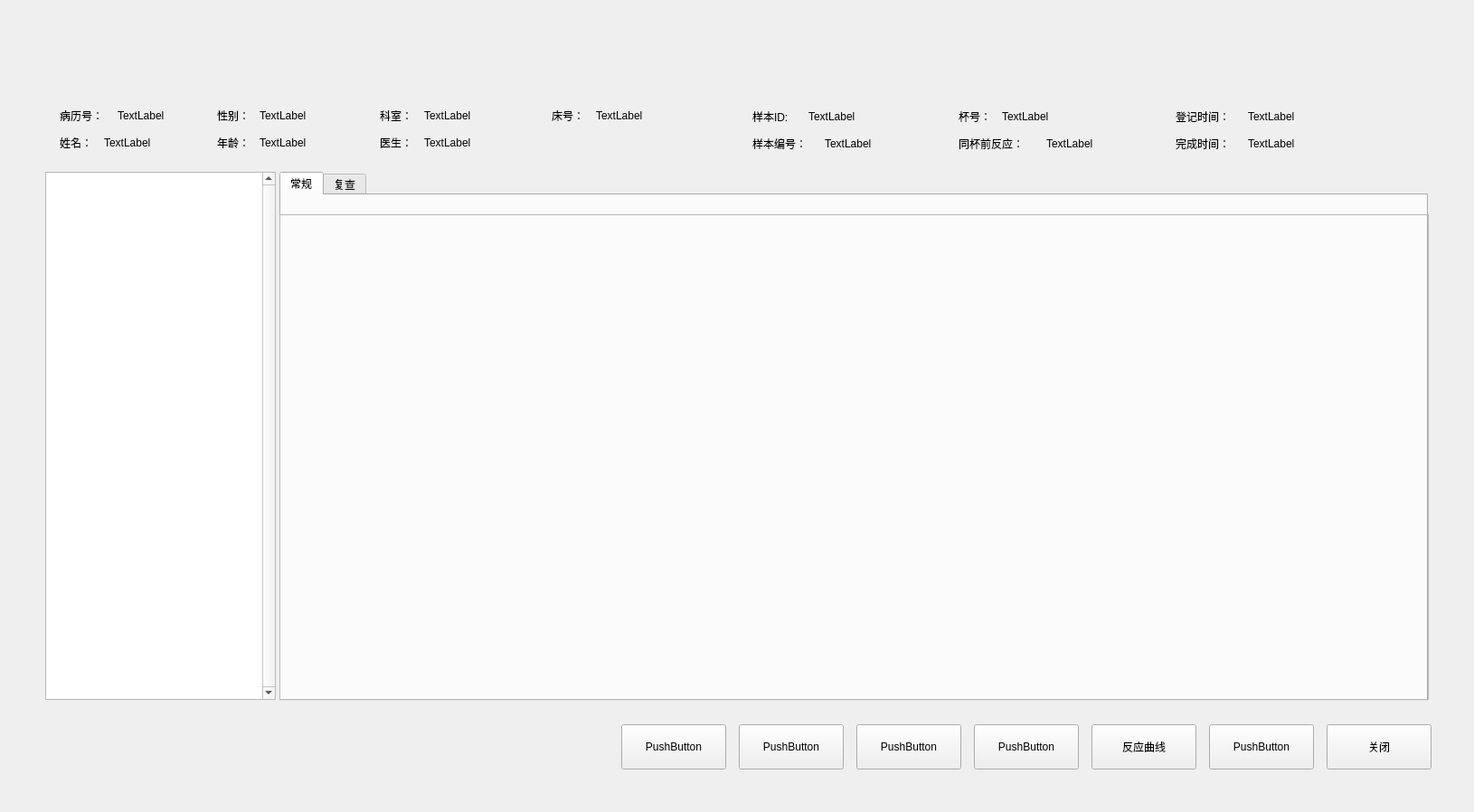
<?xml version="1.0" encoding="UTF-8"?>
<ui version="4.0">
 <class>QAssayResultDetail</class>
 <widget class="BaseDlg" name="QAssayResultDetail">
  <property name="geometry">
   <rect>
    <x>0</x>
    <y>0</y>
    <width>1630</width>
    <height>898</height>
   </rect>
  </property>
  <property name="windowTitle">
   <string>QAssayResultDetail</string>
  </property>
  <widget class="QWidget" name="patientDetial" native="true">
   <property name="geometry">
    <rect>
     <x>50</x>
     <y>100</y>
     <width>763</width>
     <height>86</height>
    </rect>
   </property>
   <property name="bks" stdset="0">
    <string>gray</string>
   </property>
   <property name="borders" stdset="0">
    <string>all</string>
   </property>
   <widget class="QLabel" name="medical_record_label">
    <property name="geometry">
     <rect>
      <x>80</x>
      <y>20</y>
      <width>100</width>
      <height>16</height>
     </rect>
    </property>
    <property name="text">
     <string>TextLabel</string>
    </property>
    <property name="fonts" stdset="0">
     <string>16</string>
    </property>
   </widget>
   <widget class="QLabel" name="gender_label">
    <property name="geometry">
     <rect>
      <x>237</x>
      <y>20</y>
      <width>100</width>
      <height>16</height>
     </rect>
    </property>
    <property name="styleSheet">
     <string notr="true"/>
    </property>
    <property name="text">
     <string>TextLabel</string>
    </property>
    <property name="fonts" stdset="0">
     <string>16</string>
    </property>
   </widget>
   <widget class="QLabel" name="department_label">
    <property name="geometry">
     <rect>
      <x>419</x>
      <y>20</y>
      <width>100</width>
      <height>16</height>
     </rect>
    </property>
    <property name="styleSheet">
     <string notr="true"/>
    </property>
    <property name="text">
     <string>TextLabel</string>
    </property>
    <property name="fonts" stdset="0">
     <string>16</string>
    </property>
   </widget>
   <widget class="QLabel" name="bed_no_label">
    <property name="geometry">
     <rect>
      <x>609</x>
      <y>20</y>
      <width>100</width>
      <height>16</height>
     </rect>
    </property>
    <property name="styleSheet">
     <string notr="true"/>
    </property>
    <property name="text">
     <string>TextLabel</string>
    </property>
    <property name="fonts" stdset="0">
     <string>16</string>
    </property>
   </widget>
   <widget class="QLabel" name="name_label">
    <property name="geometry">
     <rect>
      <x>65</x>
      <y>50</y>
      <width>100</width>
      <height>16</height>
     </rect>
    </property>
    <property name="styleSheet">
     <string notr="true"/>
    </property>
    <property name="text">
     <string>TextLabel</string>
    </property>
    <property name="fonts" stdset="0">
     <string>16</string>
    </property>
   </widget>
   <widget class="QLabel" name="age_label">
    <property name="geometry">
     <rect>
      <x>237</x>
      <y>50</y>
      <width>100</width>
      <height>16</height>
     </rect>
    </property>
    <property name="styleSheet">
     <string notr="true"/>
    </property>
    <property name="text">
     <string>TextLabel</string>
    </property>
    <property name="fonts" stdset="0">
     <string>16</string>
    </property>
   </widget>
   <widget class="QLabel" name="doctor_label">
    <property name="geometry">
     <rect>
      <x>419</x>
      <y>50</y>
      <width>100</width>
      <height>16</height>
     </rect>
    </property>
    <property name="styleSheet">
     <string notr="true"/>
    </property>
    <property name="text">
     <string>TextLabel</string>
    </property>
    <property name="fonts" stdset="0">
     <string>16</string>
    </property>
   </widget>
  </widget>
  <widget class="QWidget" name="widget_2" native="true">
   <property name="geometry">
    <rect>
     <x>817</x>
     <y>100</y>
     <width>763</width>
     <height>86</height>
    </rect>
   </property>
   <property name="bks" stdset="0">
    <string>gray</string>
   </property>
   <property name="borders" stdset="0">
    <string>all</string>
   </property>
   <widget class="QLabel" name="sample_id_label">
    <property name="geometry">
     <rect>
      <x>77</x>
      <y>20</y>
      <width>100</width>
      <height>18</height>
     </rect>
    </property>
    <property name="text">
     <string>TextLabel</string>
    </property>
    <property name="fonts" stdset="0">
     <string>16</string>
    </property>
   </widget>
   <widget class="QLabel" name="tube_no_label">
    <property name="geometry">
     <rect>
      <x>291</x>
      <y>20</y>
      <width>100</width>
      <height>18</height>
     </rect>
    </property>
    <property name="text">
     <string>TextLabel</string>
    </property>
    <property name="fonts" stdset="0">
     <string>16</string>
    </property>
   </widget>
   <widget class="QLabel" name="register_time_label">
    <property name="geometry">
     <rect>
      <x>563</x>
      <y>20</y>
      <width>180</width>
      <height>18</height>
     </rect>
    </property>
    <property name="text">
     <string>TextLabel</string>
    </property>
    <property name="fonts" stdset="0">
     <string>16</string>
    </property>
   </widget>
   <widget class="QLabel" name="sample_barcode_label">
    <property name="geometry">
     <rect>
      <x>95</x>
      <y>50</y>
      <width>100</width>
      <height>18</height>
     </rect>
    </property>
    <property name="text">
     <string>TextLabel</string>
    </property>
    <property name="fonts" stdset="0">
     <string>16</string>
    </property>
   </widget>
   <widget class="QLabel" name="same_reaction_assay_label">
    <property name="geometry">
     <rect>
      <x>340</x>
      <y>50</y>
      <width>100</width>
      <height>18</height>
     </rect>
    </property>
    <property name="styleSheet">
     <string notr="true"/>
    </property>
    <property name="text">
     <string>TextLabel</string>
    </property>
    <property name="fonts" stdset="0">
     <string>16</string>
    </property>
   </widget>
   <widget class="QLabel" name="finished_time_label">
    <property name="geometry">
     <rect>
      <x>563</x>
      <y>50</y>
      <width>100</width>
      <height>18</height>
     </rect>
    </property>
    <property name="styleSheet">
     <string notr="true"/>
    </property>
    <property name="text">
     <string>TextLabel</string>
    </property>
    <property name="fonts" stdset="0">
     <string>16</string>
    </property>
   </widget>
  </widget>
  <widget class="QTableView" name="tableView">
   <property name="geometry">
    <rect>
     <x>50</x>
     <y>190</y>
     <width>255</width>
     <height>584</height>
    </rect>
   </property>
   <property name="verticalScrollBarPolicy">
    <enum>Qt::ScrollBarAlwaysOn</enum>
   </property>
   <property name="showGrid">
    <bool>false</bool>
   </property>
   <attribute name="horizontalHeaderStretchLastSection">
    <bool>true</bool>
   </attribute>
   <attribute name="verticalHeaderDefaultSectionSize">
    <number>45</number>
   </attribute>
  </widget>
  <widget class="QTabWidget" name="tabWidget">
   <property name="geometry">
    <rect>
     <x>309</x>
     <y>190</y>
     <width>1270</width>
     <height>585</height>
    </rect>
   </property>
   <property name="currentIndex">
    <number>0</number>
   </property>
   <property name="tabs" stdset="0">
    <string>sub</string>
   </property>
   <widget class="QResultDataShowWidget" name="regular_page">
    <attribute name="title">
     <string>常规</string>
    </attribute>
   </widget>
   <widget class="QResultDataShowWidget" name="recheck_page">
    <attribute name="title">
     <string>复查</string>
    </attribute>
   </widget>
  </widget>
  <widget class="QPushButton" name="pushButtonN">
   <property name="geometry">
    <rect>
     <x>687</x>
     <y>801</y>
     <width>116</width>
     <height>50</height>
    </rect>
   </property>
   <property name="text">
    <string>PushButton</string>
   </property>
   <property name="buttons" stdset="0">
    <string>btn_dlg</string>
   </property>
  </widget>
  <widget class="QPushButton" name="pushButton_2">
   <property name="geometry">
    <rect>
     <x>817</x>
     <y>801</y>
     <width>116</width>
     <height>50</height>
    </rect>
   </property>
   <property name="text">
    <string>PushButton</string>
   </property>
   <property name="buttons" stdset="0">
    <string>btn_dlg</string>
   </property>
  </widget>
  <widget class="QPushButton" name="pushButton_3">
   <property name="geometry">
    <rect>
     <x>947</x>
     <y>801</y>
     <width>116</width>
     <height>50</height>
    </rect>
   </property>
   <property name="text">
    <string>PushButton</string>
   </property>
   <property name="buttons" stdset="0">
    <string>btn_dlg</string>
   </property>
  </widget>
  <widget class="QPushButton" name="pushButton_4">
   <property name="geometry">
    <rect>
     <x>1077</x>
     <y>801</y>
     <width>116</width>
     <height>50</height>
    </rect>
   </property>
   <property name="text">
    <string>PushButton</string>
   </property>
   <property name="buttons" stdset="0">
    <string>btn_dlg</string>
   </property>
  </widget>
  <widget class="QPushButton" name="pushButton_5">
   <property name="geometry">
    <rect>
     <x>1337</x>
     <y>801</y>
     <width>116</width>
     <height>50</height>
    </rect>
   </property>
   <property name="text">
    <string>PushButton</string>
   </property>
   <property name="buttons" stdset="0">
    <string>btn_dlg</string>
   </property>
  </widget>
  <widget class="QPushButton" name="reaction_curve_btn">
   <property name="geometry">
    <rect>
     <x>1207</x>
     <y>801</y>
     <width>116</width>
     <height>50</height>
    </rect>
   </property>
   <property name="text">
    <string>反应曲线</string>
   </property>
   <property name="buttons" stdset="0">
    <string>btn_dlg</string>
   </property>
  </widget>
  <widget class="QPushButton" name="close_btn">
   <property name="geometry">
    <rect>
     <x>1467</x>
     <y>801</y>
     <width>116</width>
     <height>50</height>
    </rect>
   </property>
   <property name="text">
    <string>关闭</string>
   </property>
   <property name="buttons" stdset="0">
    <string>btn_dlg</string>
   </property>
  </widget>
  <widget class="QLabel" name="label">
   <property name="geometry">
    <rect>
     <x>66</x>
     <y>120</y>
     <width>65</width>
     <height>16</height>
    </rect>
   </property>
   <property name="styleSheet">
    <string notr="true"/>
   </property>
   <property name="text">
    <string>病历号：</string>
   </property>
   <property name="fonts" stdset="0">
    <string>16</string>
   </property>
  </widget>
  <widget class="QLabel" name="label_5">
   <property name="geometry">
    <rect>
     <x>66</x>
     <y>150</y>
     <width>54</width>
     <height>16</height>
    </rect>
   </property>
   <property name="styleSheet">
    <string notr="true"/>
   </property>
   <property name="text">
    <string>姓名：</string>
   </property>
   <property name="fonts" stdset="0">
    <string>16</string>
   </property>
  </widget>
  <widget class="QLabel" name="label_2">
   <property name="geometry">
    <rect>
     <x>240</x>
     <y>120</y>
     <width>60</width>
     <height>16</height>
    </rect>
   </property>
   <property name="styleSheet">
    <string notr="true"/>
   </property>
   <property name="text">
    <string>性别：</string>
   </property>
   <property name="fonts" stdset="0">
    <string>16</string>
   </property>
  </widget>
  <widget class="QLabel" name="label_6">
   <property name="geometry">
    <rect>
     <x>240</x>
     <y>150</y>
     <width>60</width>
     <height>16</height>
    </rect>
   </property>
   <property name="text">
    <string>年龄：</string>
   </property>
   <property name="fonts" stdset="0">
    <string>16</string>
   </property>
  </widget>
  <widget class="QLabel" name="label_3">
   <property name="geometry">
    <rect>
     <x>420</x>
     <y>120</y>
     <width>60</width>
     <height>16</height>
    </rect>
   </property>
   <property name="text">
    <string>科室：</string>
   </property>
   <property name="fonts" stdset="0">
    <string>16</string>
   </property>
  </widget>
  <widget class="QLabel" name="label_7">
   <property name="geometry">
    <rect>
     <x>420</x>
     <y>150</y>
     <width>60</width>
     <height>16</height>
    </rect>
   </property>
   <property name="text">
    <string>医生：</string>
   </property>
   <property name="fonts" stdset="0">
    <string>16</string>
   </property>
  </widget>
  <widget class="QLabel" name="label_4">
   <property name="geometry">
    <rect>
     <x>610</x>
     <y>120</y>
     <width>60</width>
     <height>16</height>
    </rect>
   </property>
   <property name="text">
    <string>床号：</string>
   </property>
   <property name="fonts" stdset="0">
    <string>16</string>
   </property>
  </widget>
  <widget class="QLabel" name="label_8">
   <property name="geometry">
    <rect>
     <x>832</x>
     <y>120</y>
     <width>70</width>
     <height>18</height>
    </rect>
   </property>
   <property name="text">
    <string>样本ID:</string>
   </property>
   <property name="fonts" stdset="0">
    <string>16</string>
   </property>
  </widget>
  <widget class="QLabel" name="label_9">
   <property name="geometry">
    <rect>
     <x>832</x>
     <y>150</y>
     <width>70</width>
     <height>18</height>
    </rect>
   </property>
   <property name="text">
    <string>样本编号：</string>
   </property>
   <property name="fonts" stdset="0">
    <string>16</string>
   </property>
  </widget>
  <widget class="QLabel" name="label_10">
   <property name="geometry">
    <rect>
     <x>1060</x>
     <y>120</y>
     <width>60</width>
     <height>18</height>
    </rect>
   </property>
   <property name="text">
    <string>杯号：</string>
   </property>
   <property name="fonts" stdset="0">
    <string>16</string>
   </property>
  </widget>
  <widget class="QLabel" name="label_11">
   <property name="geometry">
    <rect>
     <x>1060</x>
     <y>150</y>
     <width>100</width>
     <height>18</height>
    </rect>
   </property>
   <property name="text">
    <string>同杯前反应：</string>
   </property>
   <property name="fonts" stdset="0">
    <string>16</string>
   </property>
  </widget>
  <widget class="QLabel" name="label_12">
   <property name="geometry">
    <rect>
     <x>1300</x>
     <y>120</y>
     <width>70</width>
     <height>18</height>
    </rect>
   </property>
   <property name="text">
    <string>登记时间：</string>
   </property>
   <property name="fonts" stdset="0">
    <string>16</string>
   </property>
  </widget>
  <widget class="QLabel" name="label_13">
   <property name="geometry">
    <rect>
     <x>1300</x>
     <y>150</y>
     <width>70</width>
     <height>18</height>
    </rect>
   </property>
   <property name="text">
    <string>完成时间：</string>
   </property>
   <property name="fonts" stdset="0">
    <string>16</string>
   </property>
  </widget>
  <widget class="QFrame" name="line_h">
   <property name="geometry">
    <rect>
     <x>50</x>
     <y>190</y>
     <width>255</width>
     <height>1</height>
    </rect>
   </property>
   <property name="frameShape">
    <enum>QFrame::StyledPanel</enum>
   </property>
   <property name="frameShadow">
    <enum>QFrame::Raised</enum>
   </property>
   <property name="lines" stdset="0">
    <string>solid</string>
   </property>
  </widget>
  <widget class="QFrame" name="line_h_2">
   <property name="geometry">
    <rect>
     <x>50</x>
     <y>773</y>
     <width>255</width>
     <height>1</height>
    </rect>
   </property>
   <property name="frameShape">
    <enum>QFrame::StyledPanel</enum>
   </property>
   <property name="frameShadow">
    <enum>QFrame::Raised</enum>
   </property>
   <property name="lines" stdset="0">
    <string>solid</string>
   </property>
  </widget>
  <widget class="QFrame" name="line_v">
   <property name="geometry">
    <rect>
     <x>50</x>
     <y>190</y>
     <width>1</width>
     <height>584</height>
    </rect>
   </property>
   <property name="frameShape">
    <enum>QFrame::StyledPanel</enum>
   </property>
   <property name="frameShadow">
    <enum>QFrame::Raised</enum>
   </property>
   <property name="lines" stdset="0">
    <string>solid</string>
   </property>
  </widget>
  <widget class="QFrame" name="line_v_2">
   <property name="geometry">
    <rect>
     <x>304</x>
     <y>190</y>
     <width>1</width>
     <height>584</height>
    </rect>
   </property>
   <property name="frameShape">
    <enum>QFrame::StyledPanel</enum>
   </property>
   <property name="frameShadow">
    <enum>QFrame::Raised</enum>
   </property>
   <property name="lines" stdset="0">
    <string>solid</string>
   </property>
  </widget>
  <widget class="QFrame" name="line_h_3">
   <property name="geometry">
    <rect>
     <x>309</x>
     <y>237</y>
     <width>1270</width>
     <height>1</height>
    </rect>
   </property>
   <property name="frameShape">
    <enum>QFrame::StyledPanel</enum>
   </property>
   <property name="frameShadow">
    <enum>QFrame::Raised</enum>
   </property>
   <property name="lines" stdset="0">
    <string>solid</string>
   </property>
  </widget>
  <widget class="QFrame" name="line_h_4">
   <property name="geometry">
    <rect>
     <x>309</x>
     <y>773</y>
     <width>1270</width>
     <height>1</height>
    </rect>
   </property>
   <property name="frameShape">
    <enum>QFrame::StyledPanel</enum>
   </property>
   <property name="frameShadow">
    <enum>QFrame::Raised</enum>
   </property>
   <property name="lines" stdset="0">
    <string>solid</string>
   </property>
  </widget>
  <widget class="QFrame" name="line_v_3">
   <property name="geometry">
    <rect>
     <x>309</x>
     <y>237</y>
     <width>1</width>
     <height>537</height>
    </rect>
   </property>
   <property name="frameShape">
    <enum>QFrame::StyledPanel</enum>
   </property>
   <property name="frameShadow">
    <enum>QFrame::Raised</enum>
   </property>
   <property name="lines" stdset="0">
    <string>solid</string>
   </property>
  </widget>
  <widget class="QFrame" name="line_v_4">
   <property name="geometry">
    <rect>
     <x>1579</x>
     <y>237</y>
     <width>1</width>
     <height>537</height>
    </rect>
   </property>
   <property name="frameShape">
    <enum>QFrame::StyledPanel</enum>
   </property>
   <property name="frameShadow">
    <enum>QFrame::Raised</enum>
   </property>
   <property name="lines" stdset="0">
    <string>solid</string>
   </property>
  </widget>
 </widget>
 <layoutdefault spacing="6" margin="11"/>
 <customwidgets>
  <customwidget>
   <class>BaseDlg</class>
   <extends>QWidget</extends>
   <header>shared/basedlg.h</header>
   <container>1</container>
  </customwidget>
  <customwidget>
   <class>QResultDataShowWidget</class>
   <extends>QWidget</extends>
   <header>workplace/QResultDataShowWidget.h</header>
   <container>1</container>
  </customwidget>
 </customwidgets>
 <resources/>
 <connections/>
</ui>
